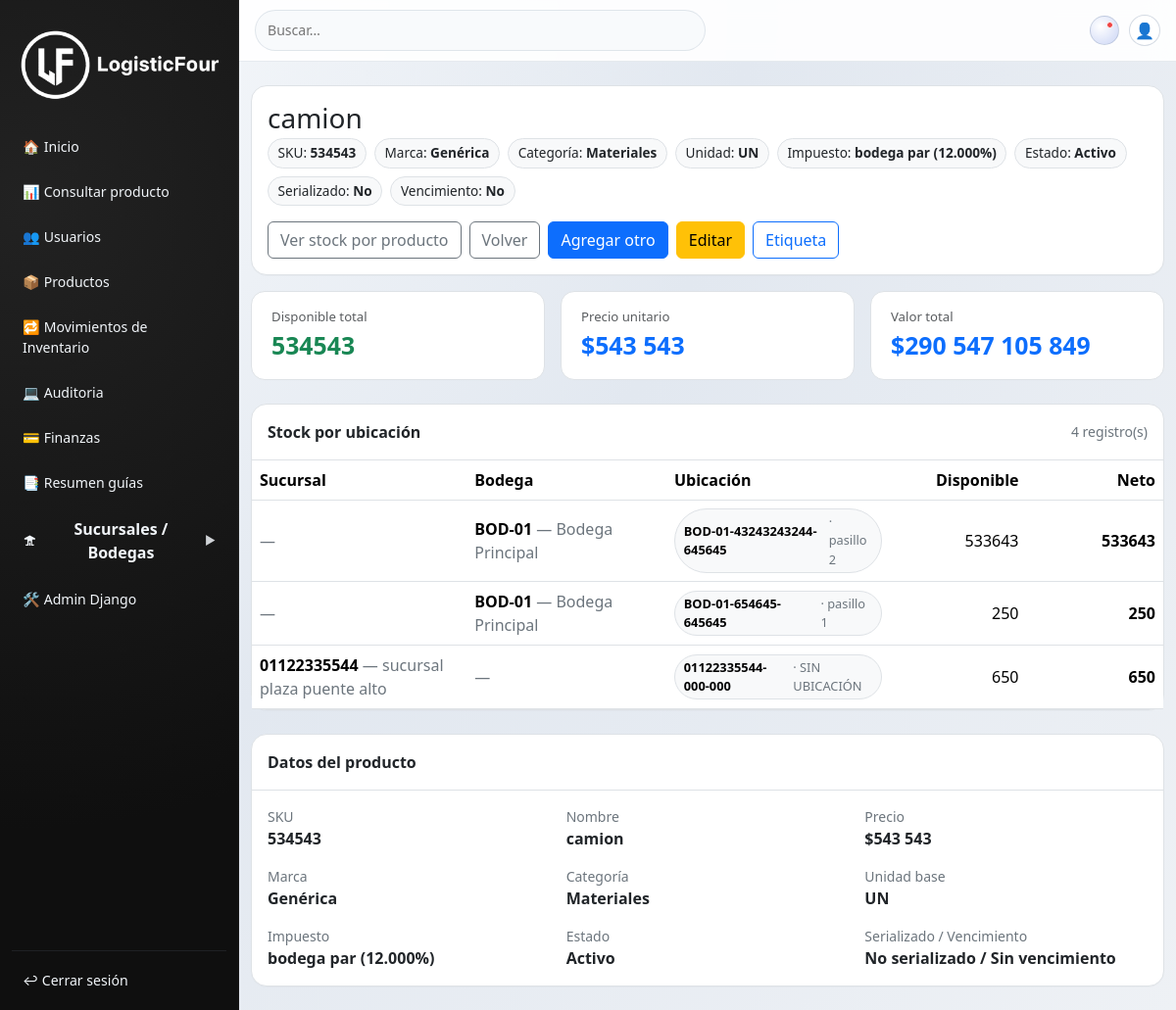
Screenshot of /productos/17/ (signed in) with the database file from the repository.
### core/models.py (models this page shows, shortened)
class Producto(models.Model):
    sku = models.CharField(max_length=100, unique=True)
    nombre = models.CharField(max_length=200)
    marca = models.ForeignKey('Marca', on_delete=models.SET_NULL, null=True, blank=True)
    categoria = models.ForeignKey('CategoriaProducto', on_delete=models.SET_NULL, null=True, blank=True)
    unidad_base = models.ForeignKey('UnidadMedida', on_delete=models.CASCADE)
    tasa_impuesto = models.ForeignKey('TasaImpuesto', on_delete=models.SET_NULL, null=True, blank=True)
    activo = models.BooleanField(default=True)
    es_serializado = models.BooleanField(default=False)
    tiene_vencimiento = models.BooleanField(default=False)
    precio = models.PositiveIntegerField(default=0)
    stock = models.PositiveIntegerField(default=0)
    ubicaciones_bodega = models.ManyToManyField(UbicacionBodega, related_name="productos_bodega", blank=True)
    ubicaciones_sucursal = models.ManyToManyField(UbicacionSucursal, related_name="productos_sucursal", blank=True)
    class Meta:
        db_table = "productos"

class MarcaTiempo(models.Model):
    creado_en = models.DateTimeField(auto_now_add=True)
    actualizado_en = models.DateTimeField(auto_now=True)
    class Meta:
        abstract = True

class Marca(MarcaTiempo):
    nombre = models.CharField(max_length=150, unique=True)
    class Meta:
        db_table = "marcas"
    def __str__(self):
        return self.nombre

class CategoriaProducto(MarcaTiempo):
    padre = models.ForeignKey(
        "self",
        on_delete=models.SET_NULL,
        null=True,
        blank=True,
    )
    nombre = models.CharField(max_length=150)
    codigo = models.CharField(max_length=50, blank=True)
    class Meta:
        db_table = "categorias_productos"
    def __str__(self):
        return self.nombre

class UnidadMedida(MarcaTiempo):
    codigo = models.CharField(max_length=20, unique=True)
    descripcion = models.CharField(max_length=200)
    class Meta:
        db_table = "unidades_medida"
    def __str__(self):
        return self.codigo

class TasaImpuesto(MarcaTiempo):
    nombre = models.CharField(max_length=100)
    porcentaje = models.DecimalField(max_digits=6, decimal_places=3)  # 19.000
    activo = models.BooleanField(default=True)
    class Meta:
        db_table = "tasas_impuesto"
    def __str__(self):
        return f"{self.nombre} ({self.porcentaje}%)"

### core/views.py (the view)
# urls.py: path("productos/<int:pk>/", views.ProductDetailView.as_view(), name="producto-detail"),
class ProductDetailView(LoginRequiredMixin, DetailView):
    model = Producto
    template_name = "core/product_detail.html"
    context_object_name = "producto"
    def get_context_data(self, **kwargs):
        ctx = super().get_context_data(**kwargs)
        producto = self.object
        agg = (
            Stock.objects
            .filter(producto=producto)
            .aggregate(
                total_disponible=Coalesce(
                    Sum("cantidad_disponible"),
                    Value(0, output_field=DecimalField(max_digits=20, decimal_places=6))
                )
            )
        )
        total_disponible = agg["total_disponible"] or Decimal("0")
        precio_unitario = producto.precio or Decimal("0")
        valor_total = precio_unitario * total_disponible
        ctx["totales"] = {
            "total_disponible": total_disponible,
            "total_neto": total_disponible,   # lo dejo por compatibilidad
            "precio_unitario": precio_unitario,
            "valor_total": valor_total,
        }
        resumen = (
            Stock.objects
            .filter(producto=producto)
            .annotate(
                sucursal_codigo=Case(
                    When(ubicacion_sucursal__isnull=False, then=F("ubicacion_sucursal__sucursal__codigo")),
                    default=Value("", output_field=CharField()),
                ),
                sucursal_nombre=Case(
                    When(ubicacion_sucursal__isnull=False, then=F("ubicacion_sucursal__sucursal__nombre")),
                    default=Value("", output_field=CharField()),
                ),
                bodega_codigo=Case(
                    When(ubicacion_bodega__isnull=False, then=F("ubicacion_bodega__bodega__codigo")),
                    default=Value("", output_field=CharField()),
                ),
                bodega_nombre=Case(
                    When(ubicacion_bodega__isnull=False, then=F("ubicacion_bodega__bodega__nombre")),
                    default=Value("", output_field=CharField()),
                ),
                sucursal_ubi_codigo=Case(
                    When(ubicacion_sucursal__isnull=False, then=F("ubicacion_sucursal__codigo")),
                    default=Value("", output_field=CharField()),
                ),
                sucursal_ubi_nombre=Case(
                    When(ubicacion_sucursal__isnull=False, then=F("ubicacion_sucursal__area")),
                    default=Value("", output_field=CharField()),
                ),
                bodega_ubi_codigo=Case(
                    When(ubicacion_bodega__isnull=False, then=F("ubicacion_bodega__codigo")),
                    default=Value("", output_field=CharField()),
                ),
                bodega_ubi_nombre=Case(
                    When(ubicacion_bodega__isnull=False, then=F("ubicacion_bodega__area")),
                    default=Value("", output_field=CharField()),
                ),
            )
            .values(
                "sucursal_codigo", "sucursal_nombre",
                "bodega_codigo", "bodega_nombre",
                "sucursal_ubi_codigo", "sucursal_ubi_nombre",
                "bodega_ubi_codigo", "bodega_ubi_nombre",
            )
            .annotate(
                total_disponible=Coalesce(
                    Sum("cantidad_disponible"),
                    Value(0, output_field=DecimalField(max_digits=20, decimal_places=6))
                ),
                total_neto=F("total_disponible"),
            )
            .order_by(
                "sucursal_codigo",
                "bodega_codigo",
                "sucursal_ubi_codigo",
                "bodega_ubi_codigo",
            )
        )
        ctx["resumen_sucursales"] = resumen
        return ctx

### core/context_processors.py (called while the page is built)
def currency_context(request):
    current = request.session.get("currency", "CLP")
    return {
        "current_currency": current,
        "currency_supported": ["CLP", "USD"],
    }

### core/templates/core/product_detail.html (shortened to what this page needs)
{% extends "core/base.html" %}
{% load static %}
{% load humanize %}
{% block content %}
<div class="container-fluid py-4">
  <div class="wrap">
    <div class="card-soft mb-3">
      <div class="p-3 d-flex flex-wrap gap-3 align-items-start justify-content-between">
        <div>
          <h3 class="mb-1">{{ producto.nombre }}</h3>
          <div class="d-flex flex-wrap gap-2 small">
            <span class="sku-chip">SKU: <strong>{{ producto.sku }}</strong></span>
            <span class="sku-chip">Marca: <strong>{{ producto.marca|default:"—" }}</strong></span>
            <span class="sku-chip">Categoría: <strong>{{ producto.categoria|default:"—" }}</strong></span>
            <span class="sku-chip">Unidad: <strong>{{ producto.unidad_base|default:"—" }}</strong></span>
            <span class="sku-chip">Impuesto: <strong>{{ producto.tasa_impuesto|default:"—" }}</strong></span>
            <span class="sku-chip">Estado: <strong>{% if producto.activo %}Activo{% else %}Inactivo{% endif %}</strong></span>
            <span class="sku-chip">Serializado: <strong>{% if producto.es_serializado %}Sí{% else %}No{% endif %}</strong></span>
            <span class="sku-chip">Vencimiento: <strong>{% if producto.tiene_vencimiento %}Sí{% else %}No{% endif %}</strong></span>
          </div>
        </div>
        <div class="d-flex flex-wrap gap-2">
          <a class="btn btn-outline-secondary" href="{% url 'stock-por-producto' %}?sku={{ producto.sku }}">Ver stock por producto</a>
          <a class="btn btn-outline-secondary" href="{% url 'products' %}">Volver</a>
          <a class="btn btn-primary" href="{% url 'product_add' %}">Agregar otro</a>
          <a class="btn btn-warning" href="{% url 'producto-update' producto.id %}">Editar</a>
          <a class="btn btn-xs btn-outline-primary"
             href="{% url 'etiqueta_producto' pk=producto.pk %}">
            Etiqueta
          </a>
        </div>
      </div>
    </div>
    <div class="row g-3 mb-4">
      <div class="col-12 col-md-4">
        <div class="metric h-100">
          <div class="label">Disponible total</div>
          <div class="value text-success">
            {{ totales.total_disponible|default_if_none:0|floatformat:0 }}
          </div>
        </div>
      </div>
      <div class="col-12 col-md-4">
        <div class="metric h-100">
          <div class="label">Precio unitario</div>
          <div class="value {% if totales.precio_unitario|default:0 > 0 %}text-primary{% else %}text-body{% endif %}">
            ${{ totales.precio_unitario|default_if_none:0|floatformat:0|intcomma }}
          </div>
        </div>
      </div>
      <div class="col-12 col-md-4">
        <div class="metric h-100">
          <div class="label">Valor total</div>
          <div class="value {% if totales.valor_total|default:0 > 0 %}text-primary{% else %}text-body{% endif %}">
            ${{ totales.valor_total|default_if_none:0|floatformat:0|intcomma }}
          </div>
        </div>
      </div>
    </div>
    <div class="card-soft mb-4">
      <div class="p-3 border-bottom">
        <div class="d-flex align-items-center justify-content-between">
          <strong>Stock por ubicación</strong>
          <span class="text-secondary small">
            {% if resumen_sucursales %}{{ resumen_sucursales|length }} registro(s){% else %}Sin registros{% endif %}
          </span>
        </div>
      </div>
      <div class="p-0">
        {% if resumen_sucursales %}
          <div class="table-responsive">
            <table class="table align-middle mb-0">
              <thead class="border-bottom">
                <tr>
                  <th style="min-width: 200px;">Sucursal</th>
                  <th style="min-width: 200px;">Bodega</th>
                  <th style="min-width: 220px;">Ubicación</th>
                  <th class="td-num" style="width: 15%;">Disponible</th>
                  <th class="td-num" style="width: 15%;">Neto</th>
                </tr>
              </thead>
              <tbody>
                {% for r in resumen_sucursales %}
                  {% if r.total_disponible|default:0 >= 1 %}
                  <tr>
                    <td>
                      {% if r.sucursal_codigo %}
                        <span class="fw-semibold">{{ r.sucursal_codigo }}</span>
                        <span class="text-secondary">— {{ r.sucursal_nombre }}</span>
                      {% else %}<span class="text-secondary">—</span>{% endif %}
                    </td>
                    <td>
                      {% if r.bodega_codigo %}
                        <span class="fw-semibold">{{ r.bodega_codigo }}</span>
                        <span class="text-secondary">— {{ r.bodega_nombre }}</span>
                      {% else %}<span class="text-secondary">—</span>{% endif %}
                    </td>
                    <td>
                      {% if r.sucursal_ubi_codigo or r.sucursal_ubi_nombre or r.bodega_ubi_codigo or r.bodega_ubi_nombre %}
                        <span class="pill">
                          {% if r.sucursal_ubi_codigo or r.sucursal_ubi_nombre %}
                            <span class="fw-semibold">{{ r.sucursal_ubi_codigo|default:r.sucursal_ubi_nombre }}</span>
                            {% if r.sucursal_ubi_codigo and r.sucursal_ubi_nombre %}
                              <span class="text-secondary">· {{ r.sucursal_ubi_nombre }}</span>
                            {% endif %}
                          {% else %}
                            <span class="fw-semibold">{{ r.bodega_ubi_codigo|default:r.bodega_ubi_nombre }}</span>
                            {% if r.bodega_ubi_codigo and r.bodega_ubi_nombre %}
                              <span class="text-secondary">· {{ r.bodega_ubi_nombre }}</span>
                            {% endif %}
                          {% endif %}
                        </span>
                      {% else %}<span class="text-secondary">—</span>{% endif %}
                    </td>
                    <td class="td-num">{{ r.total_disponible|default:0|floatformat:0 }}</td>
                    <td class="td-num fw-semibold">{{ r.total_neto|default:0|floatformat:0 }}</td>
                  </tr>
                  {% endif %}
                {% endfor %}
              </tbody>
            </table>
          </div>
        {% else %}
          <div class="p-4 text-secondary">No hay stock cargado aún.</div>
        {% endif %}
      </div>
    </div>
    <div class="card-soft">
      <div class="p-3 border-bottom"><strong>Datos del producto</strong></div>
      <div class="p-3">
        <div class="row g-3">
          <div class="col-md-4">
            <div class="text-secondary small">SKU</div>
            <div class="fw-semibold">{{ producto.sku }}</div>
          </div>
          <div class="col-md-4">
            <div class="text-secondary small">Nombre</div>
            <div class="fw-semibold">{{ producto.nombre }}</div>
          </div>
          <div class="col-md-4">
            <div class="text-secondary small">Precio</div>
            <div class="fw-semibold">
              ${{ producto.precio|default_if_none:0|floatformat:0|intcomma }}
            </div>
          </div>
          <div class="col-md-4">
            <div class="text-secondary small">Marca</div>
            <div class="fw-semibold">{{ producto.marca|default:"—" }}</div>
          </div>
          <div class="col-md-4">
            <div class="text-secondary small">Categoría</div>
            <div class="fw-semibold">{{ producto.categoria|default:"—" }}</div>
          </div>
          <div class="col-md-4">
            <div class="text-secondary small">Unidad base</div>
            <div class="fw-semibold">{{ producto.unidad_base|default:"—" }}</div>
          </div>
          <div class="col-md-4">
            <div class="text-secondary small">Impuesto</div>
            <div class="fw-semibold">{{ producto.tasa_impuesto|default:"—" }}</div>
          </div>
          <div class="col-md-4">
            <div class="text-secondary small">Estado</div>
            <div class="fw-semibold">{% if producto.activo %}Activo{% else %}Inactivo{% endif %}</div>
          </div>
          <div class="col-md-4">
            <div class="text-secondary small">Serializado / Vencimiento</div>
            <div class="fw-semibold">
              {% if producto.es_serializado %}Serializado{% else %}No serializado{% endif %} /
              {% if producto.tiene_vencimiento %}Con vencimiento{% else %}Sin vencimiento{% endif %}
            </div>
          </div>
        </div>
      </div>
    </div>
  </div>
</div>
<link href="https://cdn.jsdelivr.net/npm/bootstrap@5.3.3/dist/css/bootstrap.min.css" rel="stylesheet">
{% endblock %}

### core/templates/core/base.html (style rules this page uses)
:root { --bg: #eef1f5; --panel: #ffffff; --ink: #111827; --muted: #6b7280; --line: rgba(15,23,42,.06); --ok: #16a34a; --warn: #ea580c; --sidebar-w: 244px; --brand: #E30613; --radius-lg: 14px; --radius-md: 10px; }
* { box-sizing:border-box }
html,body { height:100% }
body { margin:0; background: radial-gradient(circle at 0 0, #f8fafc 0%, #e2e8f0 48%, #eef1f5 100%); color:var(--ink); font-family: system-ui, -apple-system, BlinkMacSystemFont, "Segoe UI", sans-serif; max-width:100vw; overflow-x:hidden; }

### core/templates/core/product_detail.html (style rules this page uses)
.wrap { max-width: 1200px; margin-inline:auto }
.card-soft { border:1px solid var(--bs-border-color); border-radius:16px; box-shadow:0 1px 0 rgba(0,0,0,.02); background:var(--bs-body-bg) }
.metric { border:1px solid var(--bs-border-color); border-radius:14px; padding:1rem 1.25rem; background:var(--bs-body-bg) }
.metric .label { font-size:.825rem; color:var(--bs-secondary-color) }
.metric .value { font-weight:700; font-size: clamp(1.2rem, 1.1rem + .6vw, 1.8rem) }
.sku-chip { background:var(--bs-tertiary-bg); border:1px solid var(--bs-border-color); border-radius:999px; padding:.25rem .6rem; font-size:.85rem }
.pill { display:inline-flex; align-items:center; gap:.35rem; padding:.2rem .55rem; border-radius:999px; background:var(--bs-tertiary-bg); border:1px solid var(--bs-border-color); font-size:.8rem }
.table thead th { position:sticky; top:0; background:var(--bs-body-bg); z-index:1 }
.td-num { text-align:right; white-space:nowrap }

### rows the page displays
Producto: nombre "camion", sku "534543", marca "Genérica", categoria "Materiales", unidad_base "UN", tasa_impuesto "bodega par (12.000%)", precio "543 543"

### other values shown
{{ totales.total_disponible|default_if_none:0|floatformat:0 }} "534543"
{{ totales.precio_unitario|default_if_none:0|floatformat:0|intcomma }} "543 543"
{{ totales.valor_total|default_if_none:0|floatformat:0|intcomma }} "290 547 105 849"
{{ resumen_sucursales|length }} "4"
{{ r.bodega_codigo }} "BOD-01" "BOD-01"
{{ r.bodega_nombre }} "Bodega Principal" "Bodega Principal"
{{ r.bodega_ubi_codigo|default:r.bodega_ubi_nombre }} "BOD-01-43243243244-645645" "BOD-01-654645-645645"
{{ r.bodega_ubi_nombre }} "pasillo 2" "pasillo 1"
{{ r.total_disponible|default:0|floatformat:0 }} "533643" "250" "650"
{{ r.total_neto|default:0|floatformat:0 }} "533643" "250" "650"
{{ r.sucursal_codigo }} "01122335544"
{{ r.sucursal_nombre }} "sucursal plaza puente alto"
{{ r.sucursal_ubi_codigo|default:r.sucursal_ubi_nombre }} "01122335544-000-000"
{{ r.sucursal_ubi_nombre }} "SIN UBICACIÓN"
